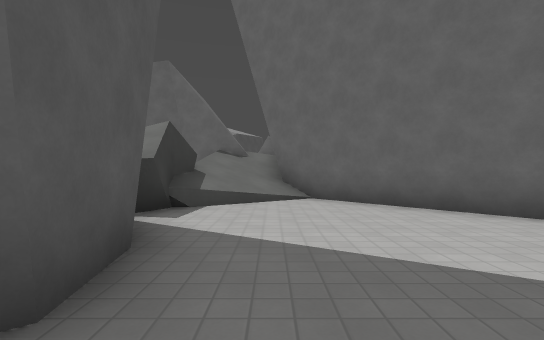
view 1 (above)

24 first-person views from a walk through a Godot game level. The camera is 1.3 m above the floor, looks level and sees 85° across. The floor is counted in squares, 2 m on a side. Each view is taken from the middle of a square. On the plan, view 1 faces up. The plan holds only what a view shows up to about 9 squares ahead; the rest is blank. The place goes on beyond the plan. Surface patterns are stand-ins for the level's own textures.

view 2
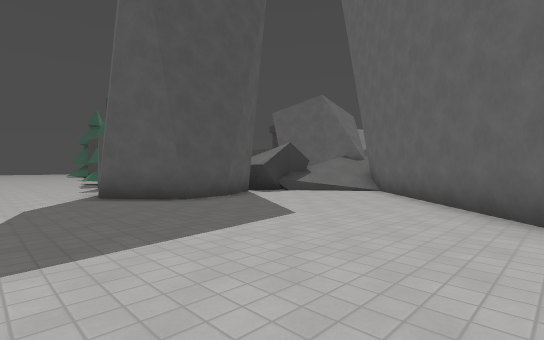

view 3
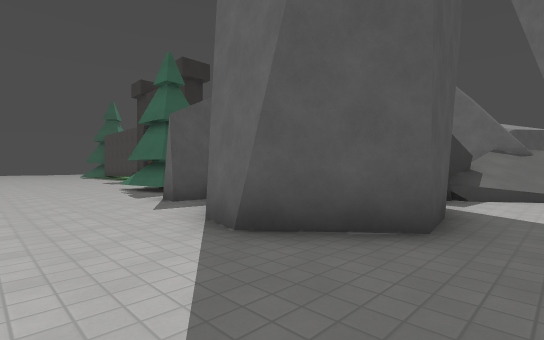

view 4
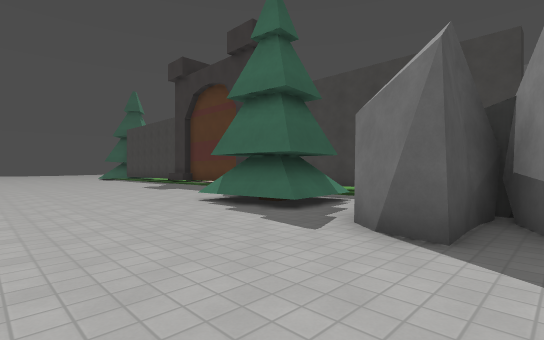

view 5
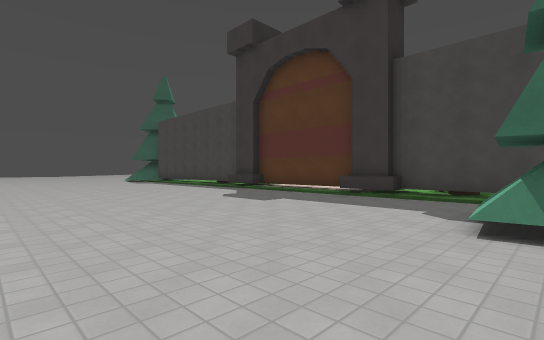

view 6
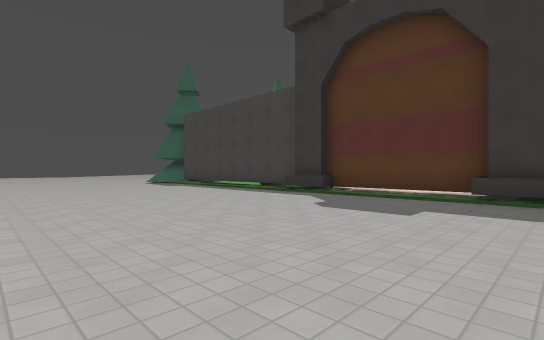

view 7
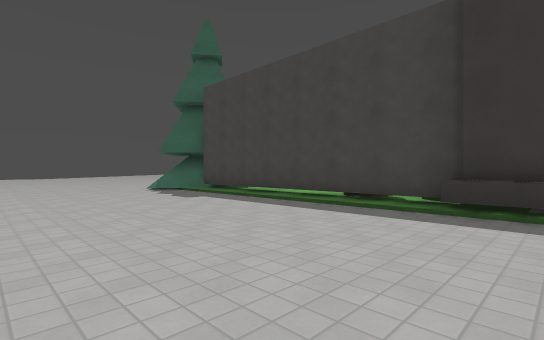

view 8
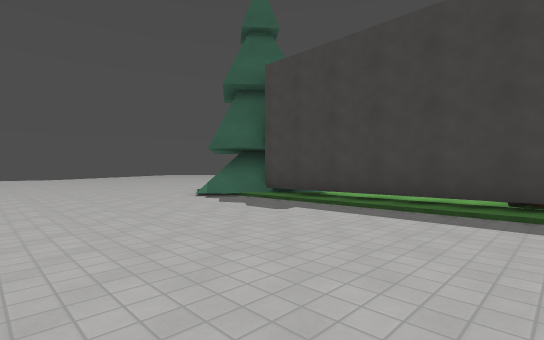

view 9
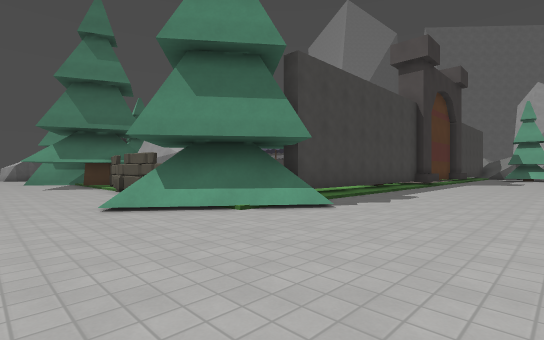

view 10
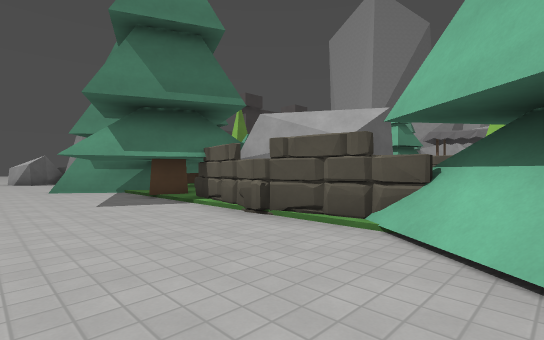

view 11
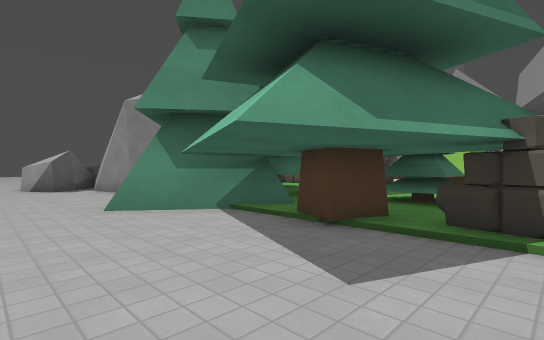

view 12
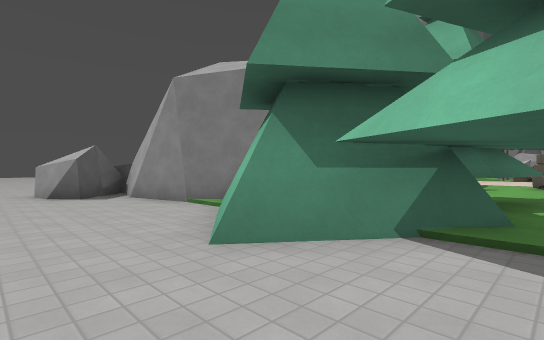

view 13
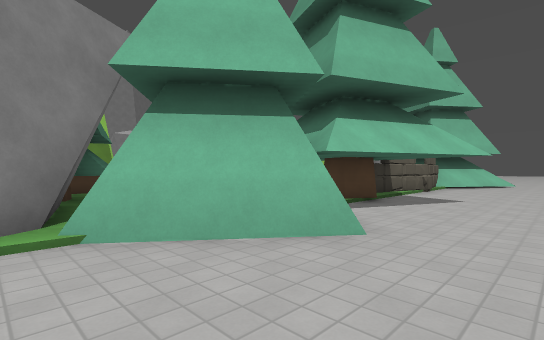

view 14
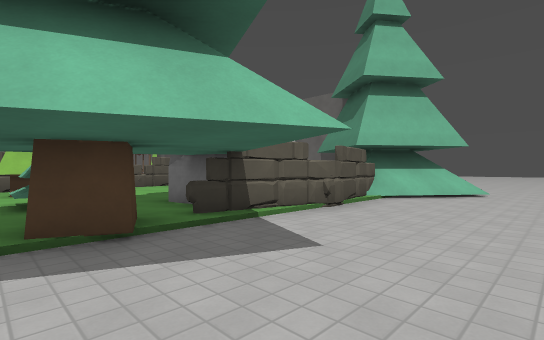

view 15
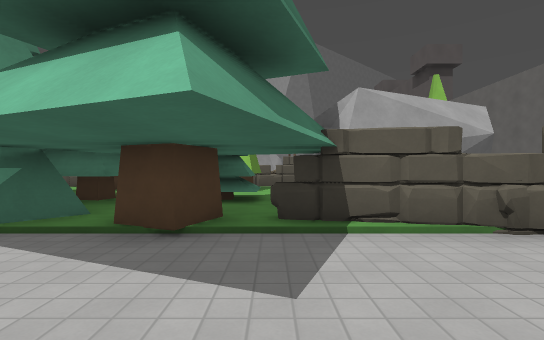

view 16
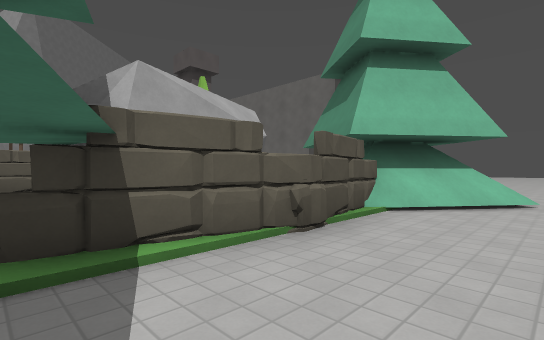

view 17
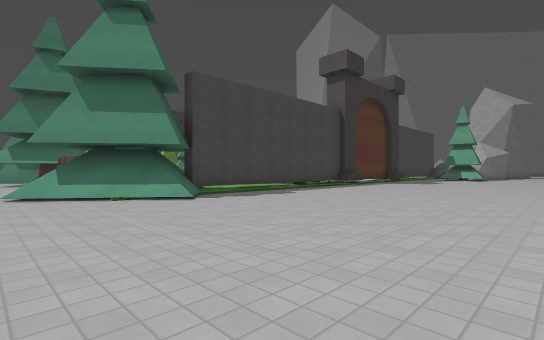

view 18
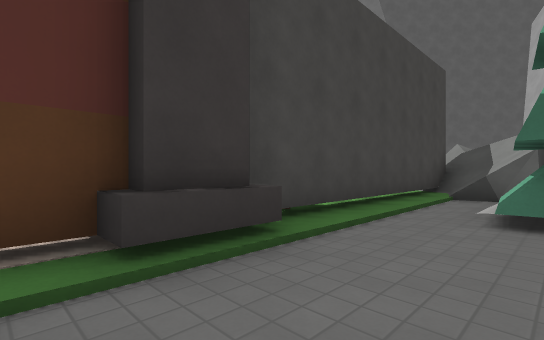

view 19
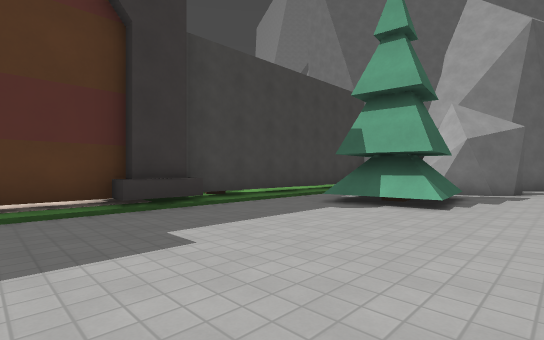

view 20
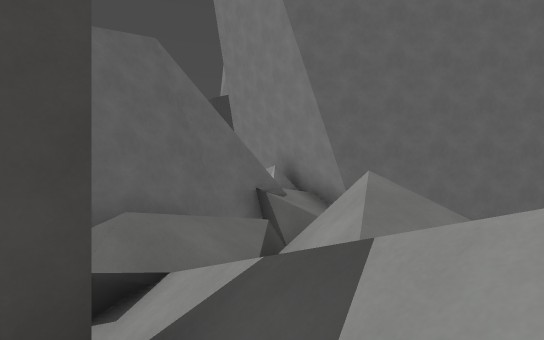

view 21
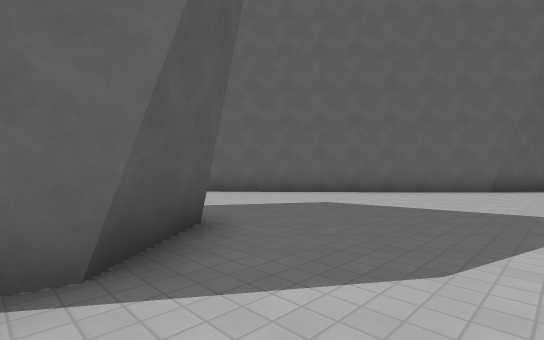

view 22
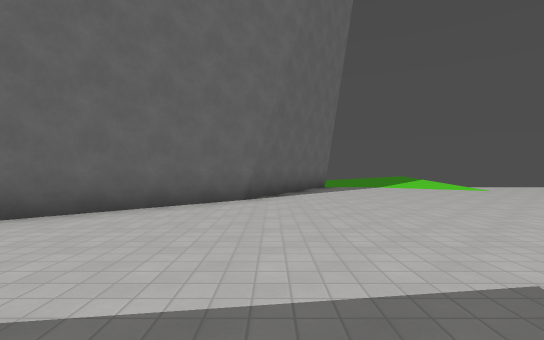

view 23
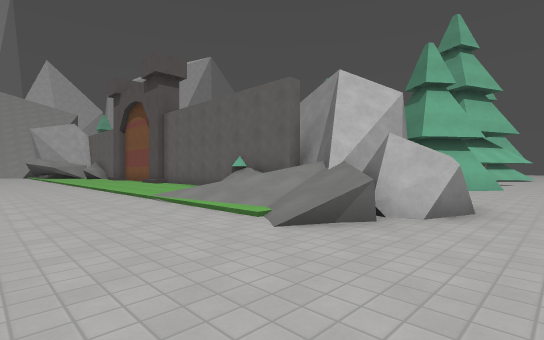

view 24
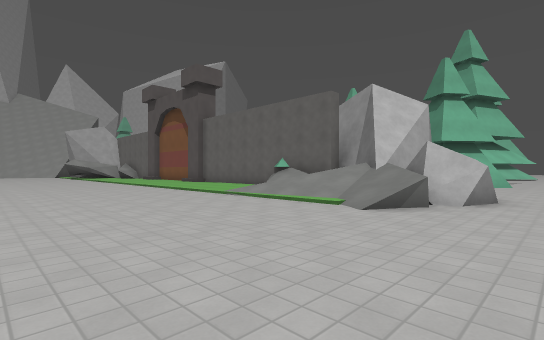

### Floor plan
Key: @ floor where view 1 was taken; # wall or solid block; . main floor; : floor 1.25 m higher than the main floor; + floor 1.5 m higher than the main floor; / step, stairs or slope; = window, fence, low wall or low ledge; ^ raised ledge; v drop or lower ground; R rock; T tree; O other object.
Columns run from 32 left of view 1 to 10 right of it. Each row starts with its distance up from view 1.
 31 ..........
 30 ...........
 29 ...........
 28 ...........
 27 ...........
 26 ..=////////
 25 ..R//// ..
 24 .RRR/
 23 ..R#####R
 22 ...# # R
 21 ...##
 20 ....#
 19 ...T##TT
 18 ..TTT TTTT
 17 ..TTTTT
 16 ...TTTTT.
 15 ...TTTTTT #
 14 ...TTTT.TT#
 13 ...#TTT..T#
 12 ...### ...##
 11 ...##  TT.                      R
 10 ...### TT                       R
  9 ...#                       ######R
  8 ...#T                      R  .+#
  7 ../TTTT..   O  ...         R  v:##
  6 ../TTT#####O#^^###^#O######/RRR//.#
  5 .../T////////^#...^#////////RR#....#
  4 ..../.................././//  #.....#
  3 ......................TT.RR#  #......#
  2 ......................TT.RR## ##......#
  1 ..........................R.####......#
  0  ............................#..@......#
 -1  .......................................##
 -2  .........................................#

Where each view was taken, in squares from view 1:
view 1: 0 up, 0 right, facing up
view 2: 2 down, 5 right, facing up-left
view 3: 2 down, 0 right, facing up-left
view 4: 2 down, 5 left, facing up-left
view 5: 2 down, 10 left, facing up-left
view 6: 2 down, 13 left, facing up-left
view 7: 0 up, 18 left, facing up-left
view 8: 0 up, 21 left, facing up-left
view 9: 1 up, 32 left, facing up-right
view 10: 7 up, 32 left, facing up-right
view 11: 12 up, 32 left, facing up-right
view 12: 15 up, 32 left, facing up-right
view 13: 20 up, 32 left, facing down-right
view 14: 15 up, 32 left, facing down-right
view 15: 13 up, 32 left, facing right
view 16: 13 up, 31 left, facing down-right
view 17: 2 down, 31 left, facing up-right
view 18: 3 up, 15 left, facing up-right
view 19: 0 up, 16 left, facing up-right
view 20: 4 up, 6 left, facing up-right
view 21: 2 down, 3 left, facing up-right
view 22: 1 down, 1 right, facing right
view 23: 29 up, 32 left, facing down-right
view 24: 31 up, 32 left, facing down-right
